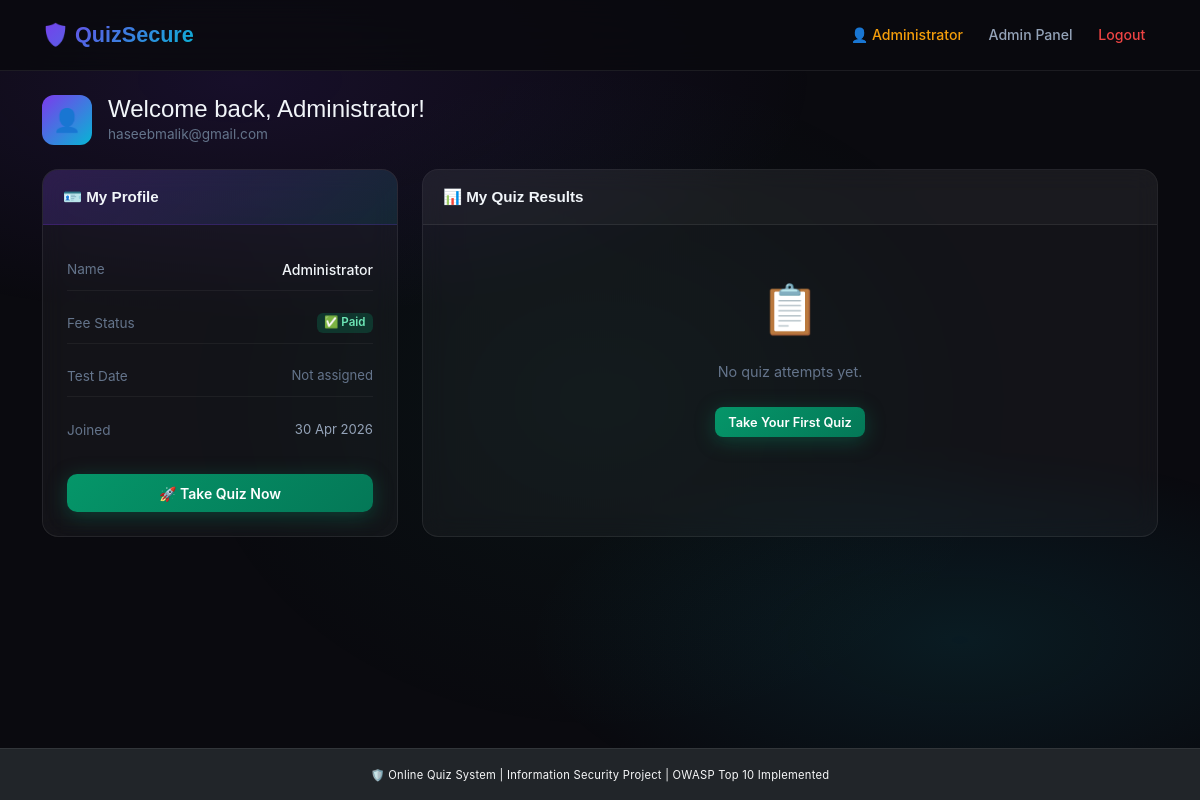
The app's page /dashboard (signed in) with its own data.
### app.py (models this page shows)
class User(db.Model):
    id = db.Column(db.Integer, primary_key=True)
    name = db.Column(db.String(100), nullable=False)
    email = db.Column(db.String(120), unique=True, nullable=False)
    password = db.Column(db.String(200), nullable=False)  # Hashed
    role = db.Column(db.String(10), default='student')    # 'student' or 'admin'
    fee_paid = db.Column(db.Boolean, default=False)
    test_date = db.Column(db.String(50), nullable=True)
    created_at = db.Column(db.DateTime, default=datetime.utcnow)
    results = db.relationship('Result', backref='user', lazy=True)

### app.py (the view)
@app.route('/dashboard')
@login_required
def dashboard():
    user = User.query.get(session['user_id'])
    results = Result.query.filter_by(user_id=user.id).order_by(Result.date_taken.desc()).all()
    return render_template('dashboard.html', user=user, results=results)

### app.py (called while the page is built)
def login_required(f):
    from functools import wraps
    @wraps(f)
    def decorated(*args, **kwargs):
        if 'user_id' not in session:
            flash('Please login first!', 'warning')
            return redirect(url_for('login'))
        return f(*args, **kwargs)
    return decorated

### templates/dashboard.html (shortened to what this page needs)
{% extends "base.html" %}
{% block content %}
<div class="d-flex align-items-center mb-4 gap-3">
  <div style="width:50px;height:50px;background:linear-gradient(135deg,#7c3aed,#06b6d4);border-radius:12px;display:flex;align-items:center;justify-content:center;font-size:1.4rem;flex-shrink:0;">👤</div>
  <div>
    <h4 style="margin:0; font-family:'Space Grotesk',sans-serif;">Welcome back, {{ user.name }}!</h4>
    <p style="margin:0; color:#64748b; font-size:0.85rem;">{{ user.email }}</p>
  </div>
</div>
<div class="row g-4">
  <div class="col-md-4">
    <div class="card h-100">
      <div class="card-header" style="background:linear-gradient(135deg,rgba(124,58,237,0.2),rgba(6,182,212,0.1)) !important; border-bottom:1px solid rgba(124,58,237,0.2) !important;">
        🪪 My Profile
      </div>
      <div class="card-body">
        <div style="display:flex; flex-direction:column; gap:0.8rem;">
          <div style="display:flex; justify-content:space-between; padding:0.6rem 0; border-bottom:1px solid rgba(255,255,255,0.05);">
            <span style="color:#64748b; font-size:0.85rem;">Name</span>
            <span style="font-weight:500; font-size:0.88rem;">{{ user.name }}</span>
          </div>
          <div style="display:flex; justify-content:space-between; padding:0.6rem 0; border-bottom:1px solid rgba(255,255,255,0.05);">
            <span style="color:#64748b; font-size:0.85rem;">Fee Status</span>
            {% if user.fee_paid %}
              <span class="badge bg-success">✅ Paid</span>
            {% else %}
              <span class="badge bg-danger">❌ Unpaid</span>
            {% endif %}
          </div>
          <div style="display:flex; justify-content:space-between; padding:0.6rem 0; border-bottom:1px solid rgba(255,255,255,0.05);">
            <span style="color:#64748b; font-size:0.85rem;">Test Date</span>
            {% if user.test_date %}
              <span class="badge bg-info">{{ user.test_date }}</span>
            {% else %}
              <span style="color:#64748b; font-size:0.82rem;">Not assigned</span>
            {% endif %}
          </div>
          <div style="display:flex; justify-content:space-between; padding:0.6rem 0;">
            <span style="color:#64748b; font-size:0.85rem;">Joined</span>
            <span style="font-size:0.82rem; color:#94a3b8;">{{ user.created_at.strftime('%d %b %Y') }}</span>
          </div>
        </div>
        <div class="mt-4 d-grid gap-2">
          {% if not user.fee_paid %}
            <a href="{{ url_for('pay_fee') }}" class="btn btn-warning">💳 Pay Fee</a>
          {% else %}
            <a href="{{ url_for('take_quiz') }}" class="btn btn-success">🚀 Take Quiz Now</a>
          {% endif %}
        </div>
      </div>
    </div>
  </div>
  <div class="col-md-8">
    <div class="card h-100">
      <div class="card-header" style="background:rgba(255,255,255,0.03) !important;">
        📊 My Quiz Results
      </div>
      <div class="card-body p-0" style="padding: 0 !important;">
        {% if results %}
        <table class="table mb-0">
          <thead>
            <tr>
              <th>#</th><th>Score</th><th>Total</th><th>Percentage</th><th>Date</th>
            </tr>
          </thead>
          <tbody>
            {% for r in results %}
            {% set pct = (r.score / r.total * 100) | round(1) %}
            <tr>
              <td>{{ loop.index }}</td>
              <td style="font-family:'Space Grotesk',sans-serif; font-weight:600; color:#f1f5f9;">{{ r.score }}</td>
              <td>{{ r.total }}</td>
              <td>
                <span class="badge {% if pct >= 70 %}bg-success{% elif pct >= 50 %}bg-warning{% else %}bg-danger{% endif %}">
                  {{ pct }}%
                </span>
              </td>
              <td style="font-size:0.82rem; color:#64748b;">{{ r.date_taken.strftime('%d %b %Y %H:%M') }}</td>
            </tr>
            {% endfor %}
          </tbody>
        </table>
        {% else %}
        <div class="text-center py-5">
          <div style="font-size:3rem; margin-bottom:1rem;">📋</div>
          <p style="color:#64748b; font-size:0.9rem;">No quiz attempts yet.</p>
          {% if user.fee_paid %}
            <a href="{{ url_for('take_quiz') }}" class="btn btn-success btn-sm mt-2">Take Your First Quiz</a>
          {% else %}
            <a href="{{ url_for('pay_fee') }}" class="btn btn-warning btn-sm mt-2">Pay Fee to Unlock</a>
          {% endif %}
        </div>
        {% endif %}
      </div>
    </div>
  </div>
</div>
{% endblock %}

### templates/base.html (shortened to what this page needs)
<!DOCTYPE html>
<html lang="en">
<head>
    <link href="https://cdn.jsdelivr.net/npm/bootstrap@5.3.0/dist/css/bootstrap.min.css" rel="stylesheet">
    <link rel="stylesheet" href="{{ url_for('static', filename='css/style.css') }}">
</head>
<body>
<div class="content-wrapper">
    <nav class="navbar navbar-expand-lg navbar-dark bg-dark">
        <div class="container">
            <a class="navbar-brand fw-bold" href="{{ url_for('index') }}">🛡️ QuizSecure</a>
            <div class="collapse navbar-collapse" id="navbarNav">
                <ul class="navbar-nav ms-auto">
                    {% if session.get('user_id') %}
                        <li class="nav-item">
                            <span class="nav-link text-warning">👤 {{ session.get('user_name') }}</span>
                        </li>
                        {% if session.get('role') == 'admin' %}
                        <li class="nav-item">
                            <a class="nav-link" href="{{ url_for('admin_dashboard') }}">Admin Panel</a>
                        </li>
                        {% else %}
                        <li class="nav-item">
                            <a class="nav-link" href="{{ url_for('dashboard') }}">Dashboard</a>
                        </li>
                        {% endif %}
                        <li class="nav-item">
                            <a class="nav-link text-danger" href="{{ url_for('logout') }}">Logout</a>
                        </li>
                    {% endif %}
                </ul>
            </div>
        </div>
    </nav>
    <div class="container mt-4">
        {% block content %}{% endblock %}
    </div>
</div>
<footer class="py-3 bg-dark text-center text-light">
    <small>🛡️ Online Quiz System | Information Security Project | OWASP Top 10 Implemented</small>
</footer>
</body>
</html>

### static/css/style.css (style rules this page uses)
:root { --bg-primary: #0a0a0f; --bg-secondary: #0f0f1a; --bg-card: rgba(255,255,255,0.04); --bg-card-hover: rgba(255,255,255,0.08); --accent-1: #7c3aed; --accent-2: #06b6d4; --accent-3: #10b981; --accent-danger: #ef4444; --accent-warn: #f59e0b; --text-primary: #f1f5f9; --text-muted: #64748b; --text-dim: #94a3b8; --border: rgba(255,255,255,0.08); --border-accent: rgba(124,58,237,0.4); --glow-purple: rgba(124,58,237,0.15); --glow-cyan: rgba(6,182,212,0.15); }
*, *::before, *::after { box-sizing: border-box; }
body { background: var(--bg-primary); color: var(--text-primary); font-family: 'Inter', sans-serif; min-height: 100vh; position: relative; overflow-x: hidden; }
body::before { content: ''; position: fixed; inset: 0; background: radial-gradient(ellipse 80% 50% at 20% 10%, rgba(124,58,237,0.12) 0%, transparent 60%), radial-gradient(ellipse 60% 40% at 80% 80%, rgba(6,182,212,0.10) 0%, transparent 60%), radial-gradient(ellipse 50% 60% at 50% 50%, rgba(16,185,129,0.05) 0%, transparent 70%); pointer-events: none; z-index: 0; }
body > * { position: relative; z-index: 1; }
.navbar { background: rgba(10,10,15,0.85) !important; backdrop-filter: blur(20px); -webkit-backdrop-filter: blur(20px); border-bottom: 1px solid var(--border); padding: 0.85rem 0; }
.navbar-brand { font-family: 'Space Grotesk', sans-serif; font-weight: 700; font-size: 1.35rem !important; background: linear-gradient(135deg, #7c3aed, #06b6d4); -webkit-background-clip: text; -webkit-text-fill-color: transparent; background-clip: text; }
.nav-link { color: var(--text-dim) !important; font-size: 0.88rem; font-weight: 500; transition: color 0.2s; padding: 0.4rem 0.8rem !important; border-radius: 8px; }
.nav-link.text-warning { color: var(--accent-warn) !important; }
.nav-link.text-danger { color: var(--accent-danger) !important; }
.card { background: var(--bg-card) !important; border: 1px solid var(--border) !important; border-radius: 16px !important; backdrop-filter: blur(12px); color: var(--text-primary); transition: border-color 0.3s, transform 0.2s, box-shadow 0.3s; overflow: hidden; }
.card-header { border-bottom: 1px solid var(--border) !important; font-family: 'Space Grotesk', sans-serif; font-weight: 600; font-size: 0.95rem; padding: 1rem 1.25rem !important; background: transparent !important; }
.card-body { padding: 1.5rem !important; }
.btn { font-weight: 600; font-size: 0.875rem; border-radius: 10px; padding: 0.55rem 1.3rem; border: none; transition: all 0.25s; position: relative; overflow: hidden; }
.btn-success { background: linear-gradient(135deg, #059669, #047857); color: #fff; box-shadow: 0 4px 20px rgba(5,150,105,0.35); }
.btn-sm { padding: 0.35rem 0.8rem; font-size: 0.8rem; border-radius: 8px; }
.badge { border-radius: 6px; font-weight: 600; font-size: 0.72rem; padding: 0.3em 0.65em; }
.bg-success { background: rgba(5,150,105,0.25) !important; color: #6ee7b7 !important; }
footer { background: rgba(10,10,15,0.9) !important; border-top: 1px solid var(--border); color: var(--text-muted) !important; font-size: 0.8rem; letter-spacing: 0.02em; padding: 1rem 0 !important; }
h1,h2,h3,h4,h5,h6 { font-family: 'Space Grotesk', sans-serif; color: var(--text-primary); }
.text-danger { color: #f87171 !important; }
.text-warning { color: #fbbf24 !important; }

### templates/base.html (style rules this page uses)
body { display: flex; flex-direction: column; min-height: 100vh; margin: 0; }
.content-wrapper { flex: 1 0 auto; }
footer { flex-shrink: 0; }

### records on screen
User: get "Administrator", name "Administrator", email "haseebmalik@gmail.com", created_at "30 Apr 2026"
